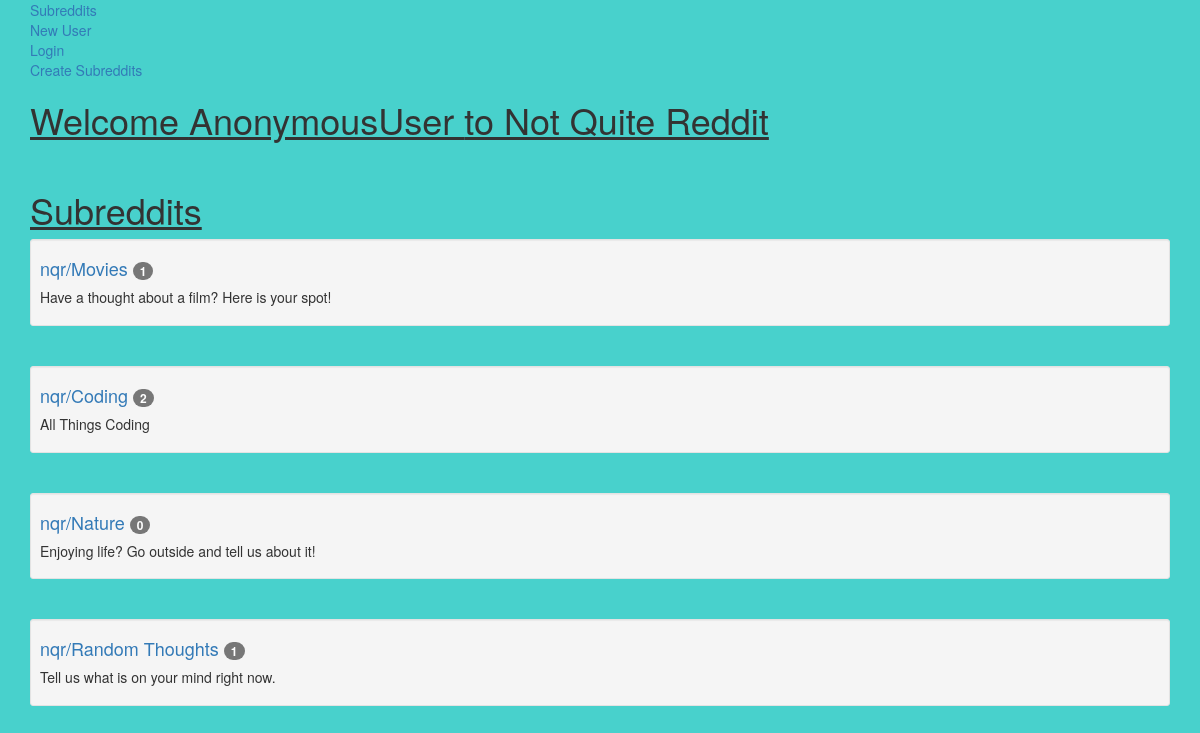
/subreddit, run on an earlier commit of the app's database.
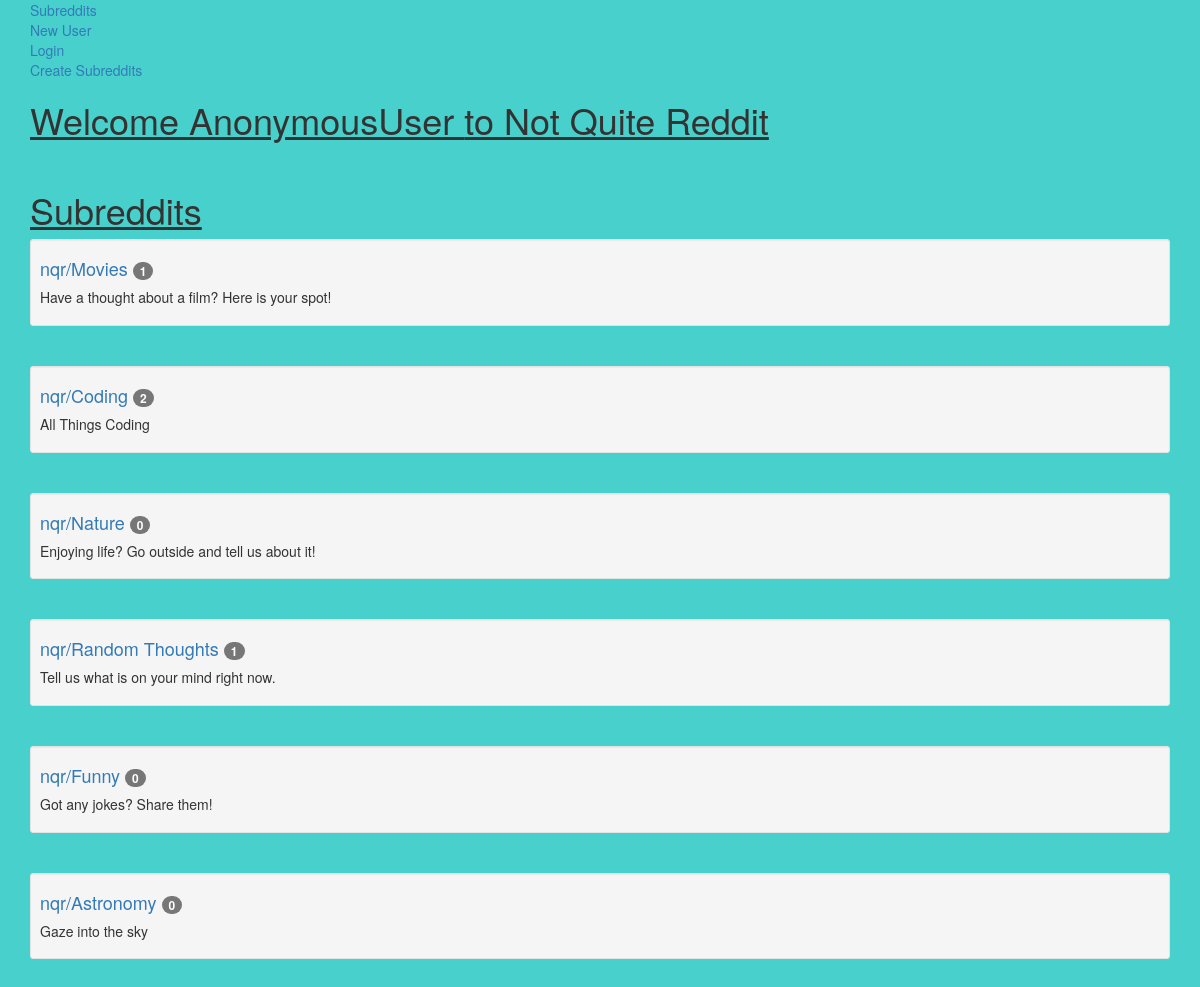
And on a later commit of the database.
### app/models.py (models this page shows, shortened)
class Subreddit(models.Model):
    name = models.CharField(max_length=100)
    description = models.CharField(max_length=255)
    creation = models.DateTimeField(auto_now_add=True)
    def __str__(self):
        return self.name
    def current_count(self):
        return Post.objects.filter(subreddit=self).count()

### app/views.py (the view)
# urls.py: url(r'^subreddit$', SubredditView.as_view(), name="subreddit_view"),
class SubredditView(ListView):
    model = Subreddit

### templates/app/subreddit_list.html
{% extends 'base.html' %}
{% block content %}
<a href="{% url 'subreddit_create_view' %}">Create Subreddits</a>
<h1>Welcome {{request.user }} to Not Quite Reddit</h1>
<br>
<h1>Subreddits</h1>
{% for sub in object_list %}
  <div class="well well-sm">
    <h4><a href="{% url 'subreddit_detail_view' sub.id %}">nqr/{{ sub }} <span class="badge">{{ sub.current_count }}</span></a></h4>
    <h5>{{ sub.description }}</h5>
  </div>
<br>
{% endfor %}
{% endblock %}

### templates/base.html (shortened to what this page needs)
{% load staticfiles %}
<!DOCTYPE html>
<html>
  <head>
    <link rel="stylesheet" href="{% static 'css/bootstrap.css' %}" media="screen" title="no title">
  </head>
  <body>
      <div class="container">
        <div class="anchor_tags">
          <a href="{% url 'subreddit_view' %}">Subreddits</a> <br>
          <a href="{% url 'user_create_view' %}">New User</a> <br>
            {% if not request.user.is_authenticated %}
              <a href="{% url 'login' %}">Login</a>
            {% else %}
              <a href="{% url 'logout' %}?next={% url 'index_view' %}">Logout</a>
            {% endif %}
        </div>
        {% block content %}
        {% endblock %}
      </div>
  </body>
</html>

### templates/base.html (style rules this page uses)
body { background-color: #48D1CC; }
h1 { position: relative; text-decoration: underline; }

What changed in the data, as far as the page shows it:
added Subreddit: name "Funny", current_count "0", description "Got any jokes? Share them!"
added Subreddit: name "Astronomy", current_count "0", description "Gaze into the sky"
